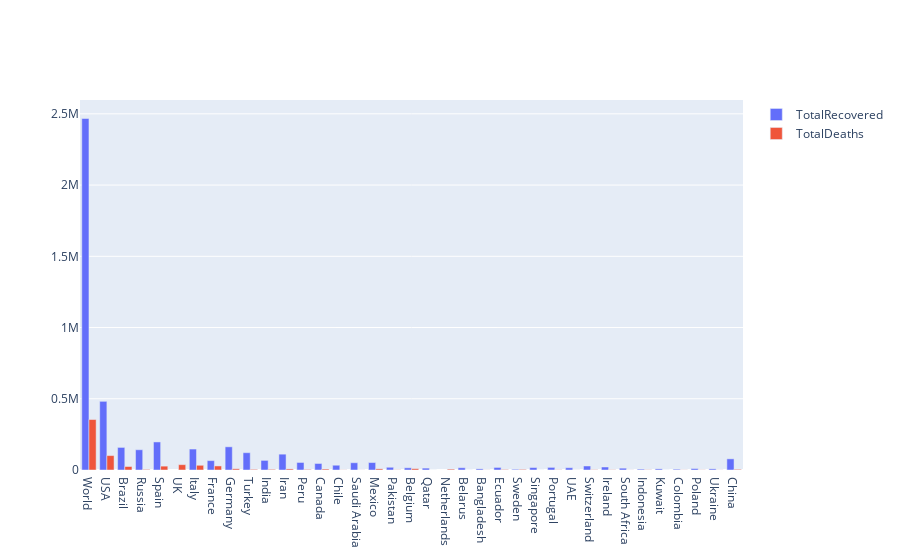

Source (notebook cell):
### Code cell
import plotly.graph_objects as go
country=df_cases_20000['Country,Other']

fig = go.Figure(data=[
    go.Bar(name='TotalRecovered', x=country, y=df_cases_20000['TotalRecovered']),
    go.Bar(name='TotalDeaths', x=country, y=df_cases_20000['TotalDeaths'])
])
# Change the bar mode
fig.update_layout(barmode='group')
fig.show()

### Figure 1 — Plotly figure (JSON) as saved in the notebook; plotly's stock layout.template omitted (floating-point values rounded to 4 significant figures)
{"data": [{"name": "TotalRecovered", "type": "bar", "x": ["World", "USA", "Brazil", "Russia", "Spain", "UK", "Italy", "France", "Germany", "Turkey", "India", "Iran", "Peru", "Canada", "Chile", "Saudi Arabia", "Mexico", "Pakistan", "Belgium", "Qatar", "Netherlands", "Belarus", "Bangladesh", "Ecuador", "Sweden", "Singapore", "Portugal", "UAE", "Switzerland", "Ireland", "South Africa", "Indonesia", "Kuwait", "Colombia", "Poland", "Ukraine", "China"], "y": [2467189, 481988, 158593, 142208, 196958, null, 147101, 65879, 162800, 121507, 67452, 111176, 52906, 45753, 33540, 51022, 52219, 19142, 15465, 13283, null, 15923, 7925, 18003, 4971, 17276, 18349, 15982, 28200, 21060, 12741, 6057, 7946, 5511, 10330, 7995, 78280]}, {"name": "TotalDeaths", "type": "bar", "x": ["World", "USA", "Brazil", "Russia", "Spain", "UK", "Italy", "France", "Germany", "Turkey", "India", "Iran", "Peru", "Canada", "Chile", "Saudi Arabia", "Mexico", "Pakistan", "Belgium", "Qatar", "Netherlands", "Belarus", "Bangladesh", "Ecuador", "Sweden", "Singapore", "Portugal", "UAE", "Switzerland", "Ireland", "South Africa", "Indonesia", "Kuwait", "Colombia", "Poland", "Ukraine", "China"], "y": [354223, 101140, 24600, 3968, 27117, 37460, 33072, 28530, 8498, 4397, 4528, 7564, 3788, 6671, 841, 425, 8134, 1225, 9364, 30, 5871, 214, 544, 3203, 4220, 23, 1356, 253, 1917, 1615, 524, 1473, 175, 776, 1028, 658, 4634]}], "layout": {"barmode": "group"}}
